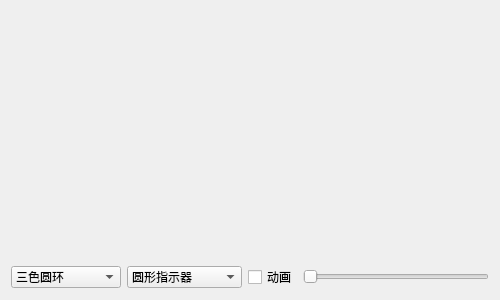
<?xml version="1.0" encoding="UTF-8"?>
<ui version="4.0">
 <class>FrmCircleGauge</class>
 <widget class="QWidget" name="FrmCircleGauge">
  <property name="geometry">
   <rect>
    <x>0</x>
    <y>0</y>
    <width>500</width>
    <height>300</height>
   </rect>
  </property>
  <property name="windowTitle">
   <string>Form</string>
  </property>
  <layout class="QVBoxLayout" name="verticalLayout">
   <item>
    <widget class="QExtCircleGauge" name="gaugeCar" native="true">
     <property name="sizePolicy">
      <sizepolicy hsizetype="Preferred" vsizetype="Expanding">
       <horstretch>0</horstretch>
       <verstretch>0</verstretch>
      </sizepolicy>
     </property>
    </widget>
   </item>
   <item>
    <layout class="QHBoxLayout" name="horizontalLayout">
     <item>
      <widget class="QComboBox" name="cboxPieStyle">
       <property name="minimumSize">
        <size>
         <width>110</width>
         <height>0</height>
        </size>
       </property>
       <item>
        <property name="text">
         <string>三色圆环</string>
        </property>
       </item>
       <item>
        <property name="text">
         <string>当前圆环</string>
        </property>
       </item>
      </widget>
     </item>
     <item>
      <widget class="QComboBox" name="cboxPointerStyle">
       <property name="minimumSize">
        <size>
         <width>110</width>
         <height>0</height>
        </size>
       </property>
       <item>
        <property name="text">
         <string>圆形指示器</string>
        </property>
       </item>
       <item>
        <property name="text">
         <string>指针指示器</string>
        </property>
       </item>
       <item>
        <property name="text">
         <string>圆角指针指示器</string>
        </property>
       </item>
       <item>
        <property name="text">
         <string>三角形指示器</string>
        </property>
       </item>
      </widget>
     </item>
     <item>
      <widget class="QCheckBox" name="ckAnimation">
       <property name="text">
        <string>动画</string>
       </property>
      </widget>
     </item>
     <item>
      <widget class="QSlider" name="horizontalSlider">
       <property name="maximum">
        <number>100</number>
       </property>
       <property name="orientation">
        <enum>Qt::Horizontal</enum>
       </property>
      </widget>
     </item>
    </layout>
   </item>
  </layout>
 </widget>
 <customwidgets>
  <customwidget>
   <class>QExtCircleGauge</class>
   <extends>QWidget</extends>
   <header>qextCircleGauge.h</header>
  </customwidget>
 </customwidgets>
 <resources/>
 <connections/>
</ui>
